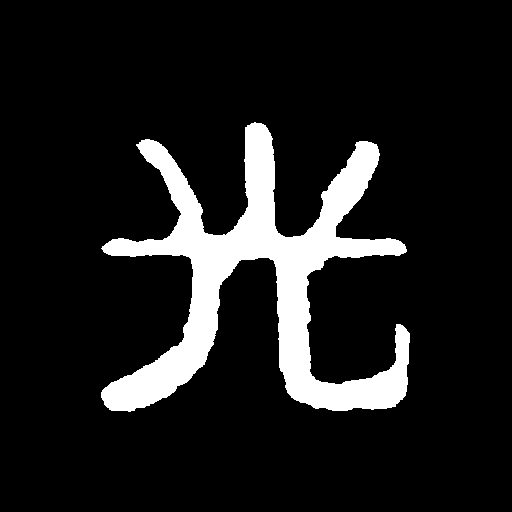
%> input picture guang.bmp, 512 x 512 px
$ octave CX14_1.m   (GNU Octave 9; MATLAB toolbox functions it lacks are replaced by stand-ins)
%> lines starting %> are read from the running program, lines starting %| are printed output that depends on the picture
Uo=imread('guang.bmp');          %调入作为物的图像
%> Uo is the input picture: size 512x512x3 uint8; mean R, G, B 29.5, 28.6, 28.6
Uo=double(Uo(:,:,1));            %取第一层，并转为双精度
%> Uo: size 512x512 double
figure,imshow(Uo,[]),title('原始像')
[r,c]=size(Uo);
%> r = 512; c = 512
lamda=6328*10^(-10);k=2*pi/lamda;%赋值波长、波数
zo=0.3086;                       %物到全息记录面的距离,单位:米
Lo=5*10^(-3)                     %赋值衍射面(物)的尺寸,单位:米
%= = = = = = = = = = = = = = = = = = = = = = = = = = = = = = = = = =
%用T-FFT算法完成全息图记录过程的计算
xo=linspace(-Lo/2,Lo/2,c);yo=linspace(-Lo/2,Lo/2,r);
%> after `xo=linspace(-Lo/2,Lo/2,c)`: xo = 512 values from -0.0025 to 0.0025
%> after `yo=linspace(-Lo/2,Lo/2,r)`: yo = 512 values from -0.0025 to 0.0025
[xo,yo]=meshgrid(xo,yo);
F0=exp(j*k*zo)/(j*lamda*zo);
F1=exp(j*k/2/zo.*(xo.^2+yo.^2));
fa=fft2(Uo); fF1=fft2(F1);
Fuf=fa.*fF1;
O=F0.*fftshift(ifft2(Fuf));      %在全息记录面上的光场分布
I=O.*conj(O);                    %全息记录面上物光强分布
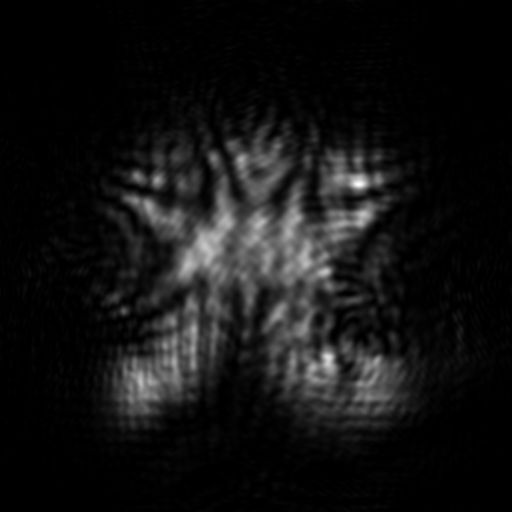
%> I: size 512x512 double; min 1.87e+16, max 1.01e+25, mean 7.7e+23; drawn with min black and max white
figure,imshow(I,[]),colormap(pink),title('衍射图')
%> after `title('衍射图')`:
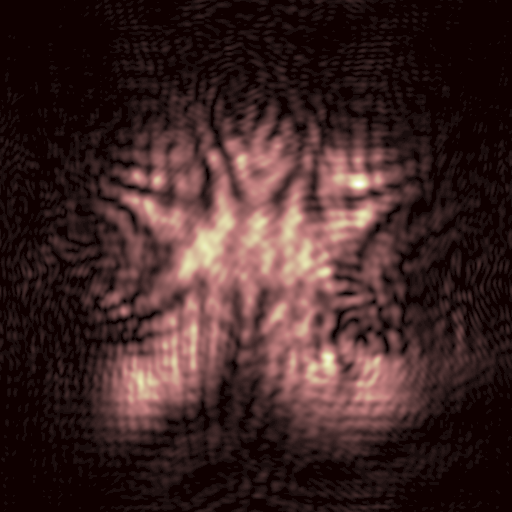
%> displayed picture: size 512x512x3, on the screen's scale of 0 to 255; mean R, G, B 61.8, 37.8, 36.7
%下面加入平面参考光
alpha=pi/2.02;                   %参考光与x轴间的夹角
beita=pi/2.00;                   %参考光与y轴间的夹角
R=exp(j*k*(xo*cos(alpha)+yo*cos(beita))); %参考光
%下面计算参、物光在全息记录面上的干涉,得到全息图
inter=O./max(max(sqrt(I)))+R;    %调节光束比，并使参、物光干涉
IH=inter.*conj(inter);           %干涉得到全息图
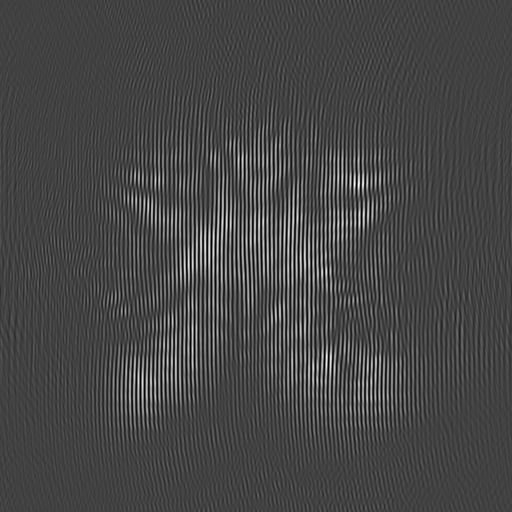
%> IH: size 512x512 double; min 0.0144, max 3.84, mean 1.08; drawn with min black and max white
figure,imshow(IH,[]),title('全息图')
%= = = = = = = = = = = = = = = = = = = = = = = = = = = = = = = = = =
%下面用T-FFT算法再现全息像
%先演示用不缩放的方法重构再现像
zi=zo;                           %全息图到观察面的距离
fa2=fft2(IH.*conj(R).*1);        %在全息图上乘R*,再以平行光垂直照射
Fuf2=fa2.*fF1;
Ui1=F0.*fftshift(ifft2(Fuf2));   %在观察面上的光场分布
Ii1=Ui1.*conj(Ui1);              %观察屏上的光强
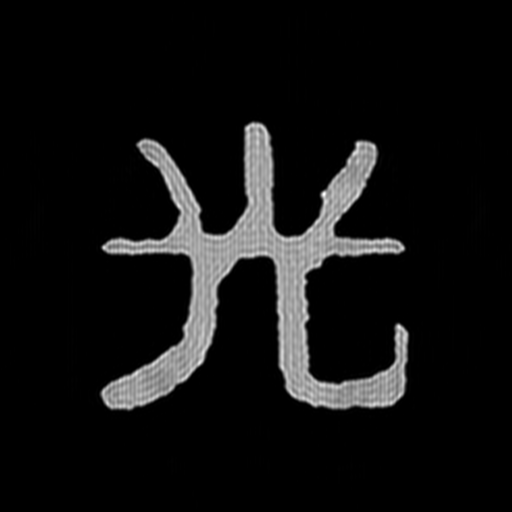
%> Ii1: size 512x512 double; min 9.67e+11, max 1.21e+20, mean 8.4e+18; drawn with min black and max white
figure,imshow(Ii1,[]),colormap(gray),title('未缩放的-1级重构像')
%= = = = = = = = = = = = = = = = = = = = = = = = = = = = = = = = = =
%再演示可控放大率的方法重构再现像
M=1.5+eps                       %赋值放大倍数,加eps处理M=1的情况
zp=M.*zo/(M-1)                  %球面照明光的半径
%生成使像缩放的球面参考光
RF=exp(j*k*zp).*exp(j*k.*(xo.^2+yo.^2)/2/zp); %球面照明光波
zi=M.*zo                       %新的成像距离
F0=exp(j*k*zi)/(j*lamda*zo);
F1=exp(j*k/2/zi.*(xo.^2+yo.^2));
fF1=fft2(F1);
fa2=fft2(IH.*conj(R).*RF);      %在全息图上乘R*,再以球面光垂直照射
Fuf2=fa2.*fF1;
Ui2=F0.*fftshift(ifft2(Fuf2));  %在观察屏上的光场分布
Ii2=Ui2.*conj(Ui2);             %观察屏上的光强
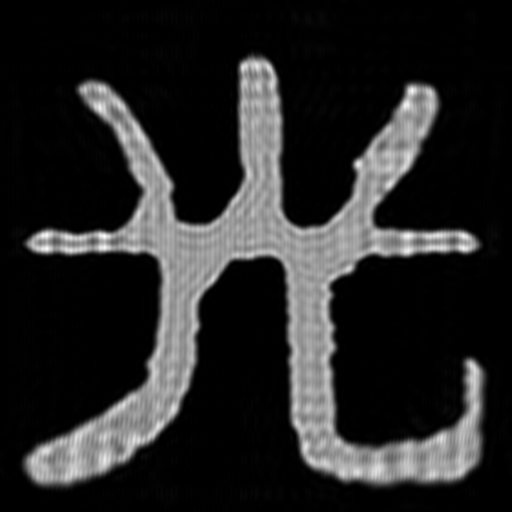
%> Ii2: size 512x512 double; min 4.88e+12, max 1.25e+20, mean 1.89e+19; drawn with min black and max white
figure,imshow(Ii2,[]),colormap(gray),title('缩放的-1级重构像')

$ run again, with JTC.bmp copied over guang.bmp
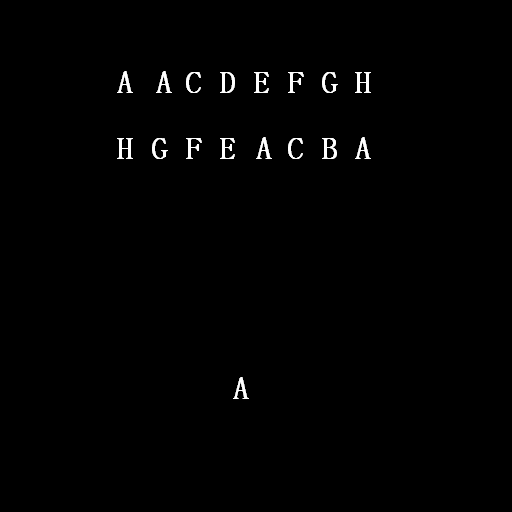
%> input picture JTC.bmp, 512 x 512 px
%> Uo is the input picture: size 512x512x3 uint8; min 0, max 255, mean 2.1
%> Uo: size 512x512 double
%> `IH=inter.*conj(inter);`:
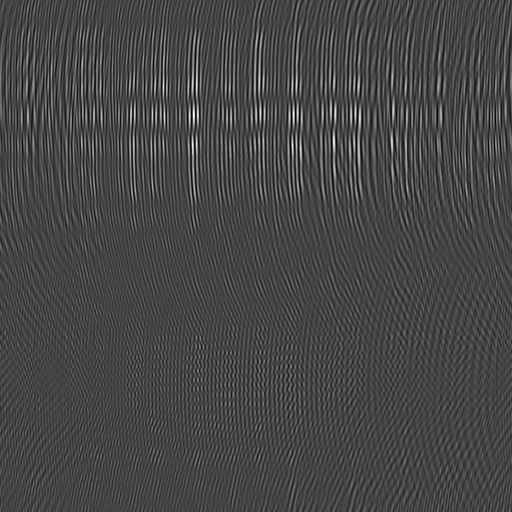
%> IH: size 512x512 double; min 0.0198, max 3.7, mean 1.04; drawn with min black and max white
%> `Ii2=Ui2.*conj(Ui2);`:
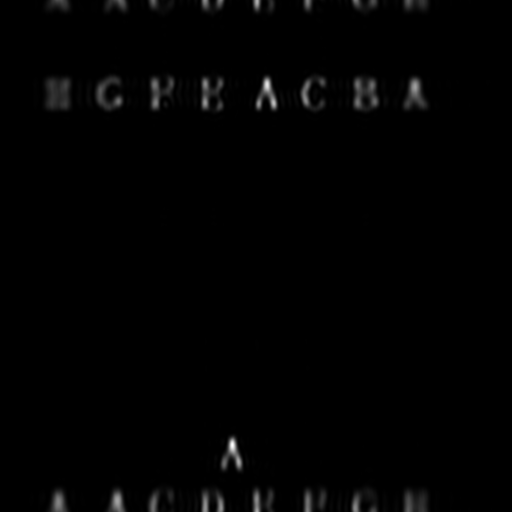
%> Ii2: size 512x512 double; min 1.87e+11, max 8.92e+20, mean 8.61e+18; drawn with min black and max white
